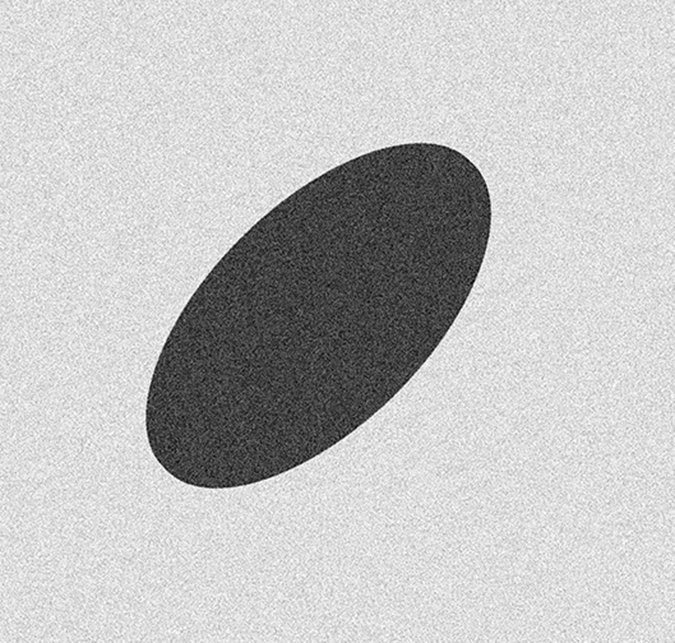
#> input picture ImageProcessing/ImageManip/noisy-elliptical-object.png, 675 x 643 px
$ python P1JML.py
#> lines starting #> are read from the running program, lines starting #| are printed output that depends on the picture; after the words box and inside, x2 and y2 are one past the last pixel; in counts of white or black regions, pixels touching at a corner belong together
#Jeremy Lynch
#11346967
#Utilizes OpenCV-Python to read in and show images.
import cv2

#Read image into 2D-array (matrix)
img = cv2.imread('noisy-elliptical-object.png')
#> img is the input picture: shape (643, 675, 3); min 0, max 255, mean 194.2


#Center +50 starting at top img[rows/2+50][cols/2]
rows = int(len(img)/2 - 1)
#> rows = 320
cols = int(len(img[0])/2 - 1)
#> cols = 336
center = (rows, cols)
#> center = (320, 336)

#Utilize OpenCV to create a '0' circle in open image, with a radius of 50.
cv2.circle(img, center, 50, 0, -1)
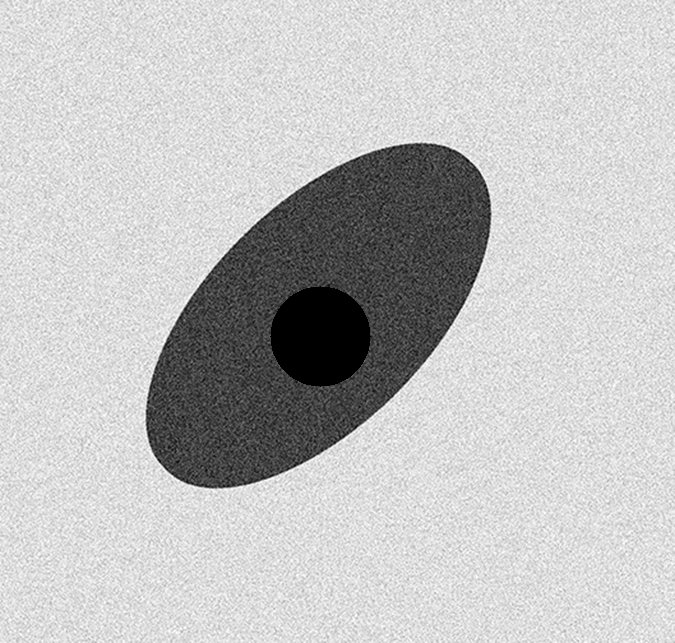
#> img: shape (643, 675, 3); 1.81% of pixels changed, all inside (x1, y1, x2, y2) = (270, 286, 371, 387)

#My attempt at creating a method myself for a circle, but I could only figure out how to make a square. Sad times.
#for i in range(rows-50, rows+50):
#	for j in range(cols-50, cols+50):
#			img[i][j] = 0
#Show image, and wait for user interaction before closing

cv2.imshow('image', img)
cv2.imwrite('DiscJML.png', img)
cv2.waitKey(0)
cv2.destroyAllWindows()
